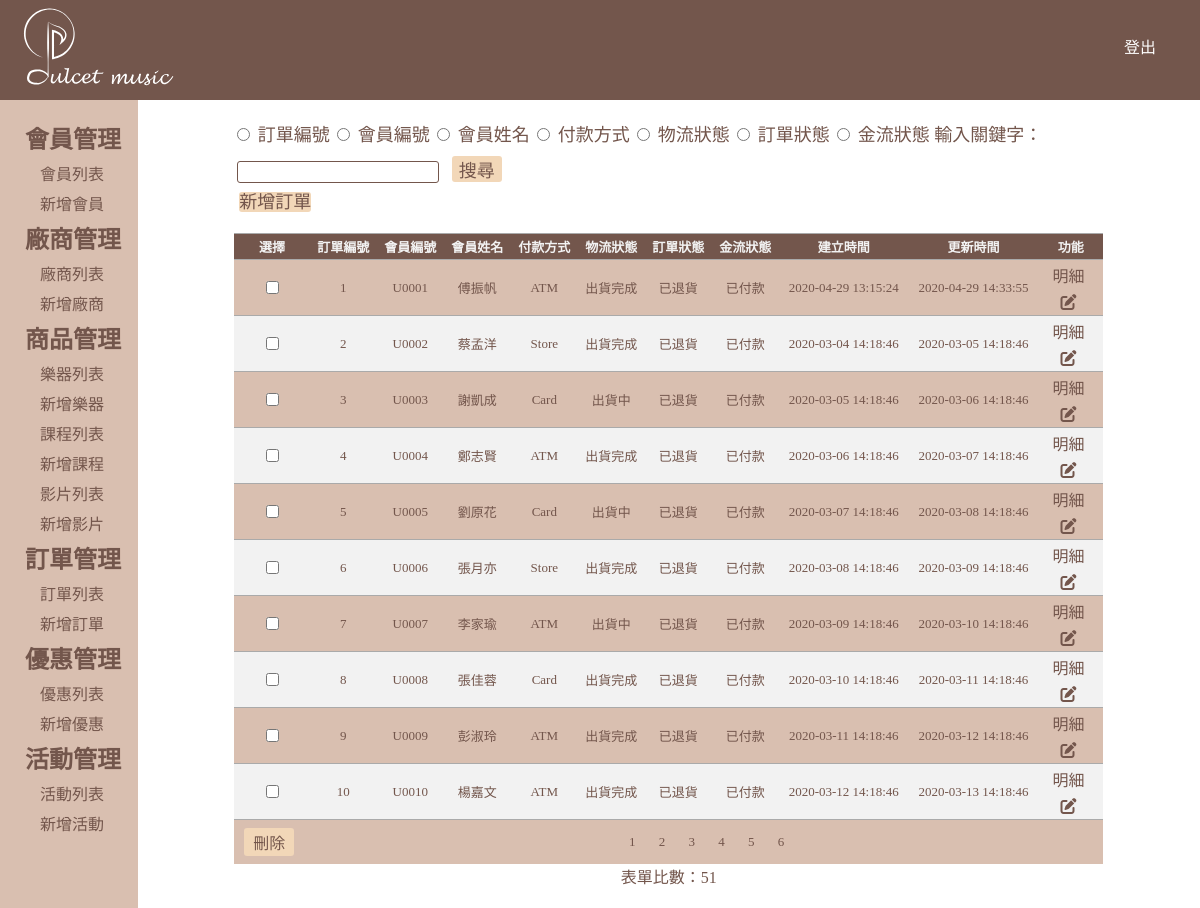
The page /order/admin.php (signed in) on the database its author committed.
### tables this page shows
CREATE TABLE `ordertable` (
  `orderid` int(5) NOT NULL COMMENT '訂單編號',
  `userID` varchar(10) DEFAULT NULL COMMENT '會員編號',
  `name` varchar(11) DEFAULT NULL COMMENT '會員姓名',
  `pay` enum('ATM','Card','Store') DEFAULT NULL COMMENT '付款方式',
  `logistics` enum('出貨完成','出貨中','尚未出貨','無') DEFAULT NULL COMMENT '物流狀態',
  `status` enum('已退貨','已成立','已取消') DEFAULT NULL COMMENT '訂單狀態',
  `cashflow` enum('已付款','未付款') DEFAULT NULL COMMENT '金流狀態',
  `amount` varchar(11) DEFAULT NULL COMMENT '總共金額',
  `create_at` datetime NOT NULL DEFAULT CURRENT_TIMESTAMP COMMENT '建立時間',
  `update_at` datetime NOT NULL DEFAULT CURRENT_TIMESTAMP ON UPDATE CURRENT_TIMESTAMP COMMENT '更新時間',
  `cancel_at` datetime DEFAULT NULL COMMENT '取消時間'
);

### order/admin.php (the view, shortened to what this page needs)
<?php
require_once('../checkSession.php');
require_once('../db.inc.php');
@$search=$_GET['search'];
$getID = isset($_GET['ID']) ? $_GET['ID'] : "";
$submitButton = isset($_GET['submitButton']) ? $_GET['submitButton'] : "";
$sql_where = "";
$sqlTotal1 = "SELECT count(1) FROM `ordertable`".$sql_where;
$total1 = $pdo->query($sqlTotal1)->fetch(PDO::FETCH_NUM)[0];
$numPerPage = 10;
$totalPages1 = ceil($total1/$numPerPage);
$page = isset($_GET['page']) ? (int)$_GET['page'] : 1;
$page = $page < 1 ? 1 : $page;
?>
<!DOCTYPE html>
<html>
<head>
<link rel="stylesheet"  type="text/css" href="../css/css-ALL.css">
        </head>
        <body>
            <header class="header">
        <figure>
            <img src="../css/logo_rectangle.svg" title="Logo"  style="height:100px">
        </figure>
        <a href="../logout.php?logout=1" style="margin:20px">登出</a>
            </header>
            <div class="wrap">
                <div class="left-wrap">
                    <?php require_once("./list.php"); ?>
                </div>
                <div class="right-wrap">
    <form class="title-form " method="get" enctype="multipart/form-data">
<div class="search-inner ">
            <div class="search-list">
        <input type="radio" id="orderid" name="search" value="orderid"
        <?php
                        $check = "checked='checked'";
                        if(isset($_GET["search"]) && $_GET["search"] === "orderid"){
                            echo $check;
                        }
                    ?>>
        <label for="orderid"> 訂單編號</label>
        <input type="radio" id="userID" name="search" value="userID"
        <?php
                        $check = "checked='checked'";
                        if(isset($_GET["search"]) && $_GET["search"] === "userID"){
                            echo $check;
                        }
                    ?>>
        <label for="userID"> 會員編號</label>
        <input type="radio" id="name" name="search" value="name"
        <?php
                        $check = "checked='checked'";
                        if(isset($_GET["search"]) && $_GET["search"] === "name"){
                            echo $check;
                        }
                    ?>>
        <label for="name"> 會員姓名</label>
        <input type="radio" id="pay" name="search" value="pay"
        <?php
                        $check = "checked='checked'";
                        if(isset($_GET["search"]) && $_GET["search"] === "pay"){
                            echo $check;
                        }
                    ?>>
        <label for="pay"> 付款方式</label>
        <input type="radio" id="logistics" name="search" value="logistics"
        <?php
                        $check = "checked='checked'";
                        if(isset($_GET["search"]) && $_GET["search"] === "logistics"){
                            echo $check;
                        }
                    ?>>
        <label for="logistics"> 物流狀態</label>
        <input type="radio" id="status" name="search" value="status"
        <?php
                        $check = "checked='checked'";
                        if(isset($_GET["search"]) && $_GET["search"] === "status"){
                            echo $check;
                        }
                    ?>>
        <label for="status"> 訂單狀態</label>
        <input type="radio" id="cashflow" name="search" value="cashflow"
        <?php
                        $check = "checked='checked'";
                        if(isset($_GET["search"]) && $_GET["search"] === "cashflow"){
                            echo $check;
                        }
                    ?>>
        <label for="cashflow"> 金流狀態</label>
        輸入關鍵字：
        <input class="inp-searchtxt"  type="text" name="ID" value="" />
        <input class="inp-searchbtn" type="submit" value="搜尋" name="submitButton" />
    </div>
    </div>
     <a class="inp-addbtn" href="./insertorder.php">新增訂單</a>
    </form>
    <form name="myForm " method="POST" action="deleteorders.php">
        <table class="table fontfamily">
            <thead>
                <tr>
                    <th class="border" style="white-space:nowrap">選擇</th>
                    <th class="border" style="white-space:nowrap">訂單編號</th>
                    <th class="border" style="white-space:nowrap">會員編號</th>
                    <th class="border" style="white-space:nowrap">會員姓名</th>
                    <th class="border" style="white-space:nowrap">付款方式</th>
                    <th class="border" style="white-space:nowrap">物流狀態</th>
                    <th class="border" style="white-space:nowrap">訂單狀態</th>
                    <th class="border" style="white-space:nowrap">金流狀態</th>
                    <th class="border" style="white-space:nowrap">建立時間</th>
                    <th class="border" style="white-space:nowrap">更新時間</th>
                    <th class="border" style="white-space:nowrap">功能</th>
                </tr>
            </thead>
            <tbody>
            <?php
            $sql = "SELECT `orderid`,`userID`,`name`,`pay`,
                `logistics`,`status`,`cashflow`,`create_at`,`update_at`
                FROM `ordertable`
                " . $sql_where . "
                ORDER BY `orderid` ASC
                LIMIT ?, ? ";
                $arrParam = [($page - 1) * $numPerPage, $numPerPage];
                $stmt = $pdo->prepare($sql);
                $stmt->execute($arrParam);
                if ($stmt->rowCount() > 0) {
                    $arr = $stmt->fetchAll(PDO::FETCH_ASSOC);
                    for ($i = 0; $i < count($arr); $i++) {
                ?>
                        <tr>
                            <td class="border check">
                                <input type="checkbox" name="chk[]" value="<?php echo $arr[$i]['orderid']; ?>" />
                            </td>
                            <td class="border check"><?php echo $arr[$i]['orderid']; ?></td>
                            <td class="border check"><?php echo $arr[$i]['userID']; ?></td>
                            <td class="border check"><?php echo $arr[$i]['name']; ?></td>
                            <td class="border check"><?php echo $arr[$i]['pay']; ?></td>
                            <td class="border check"><?php echo $arr[$i]['logistics']; ?></td>
                            <td class="border check"><?php echo $arr[$i]['status']; ?></td>
                            <td class="border check"><?php echo $arr[$i]['cashflow']; ?></td>
                            <td class="border check"><?php echo $arr[$i]['create_at']; ?></td>
                            <td class="border check"><?php echo $arr[$i]['update_at']; ?></td>
                            <td class="border">
                                <a class="inp-edit" href="./detail.php?detailId=<?php echo $arr[$i]['orderid']; ?>">明細</a>
                                <a class="inp-delete" href="./editorder.php?editorderId=<?php echo $arr[$i]['orderid']; ?>"><i class="fas fa-edit"></i></a>
                            </td>
                        </tr>
                    <?php
                    }
                } else {
                    ?>
                    <tr>
                        <td class="border" colspan="11">沒有資料</td>
                    </tr>
                <?php
                }
                ?>
                </tbody>
                <tfoot>
                <tr>
                    <td class="border">
                        <input class="inp-delete inp-delete2" type="submit" name="smb" value="刪除">
                    </td>
                    <td class="border text-align-center" colspan="10">
                    <?php
                        for($i = 1; $i <= $totalPages1; $i++){ ?>
                                <a class="tfoot-number"  href="?search=<?php echo $search;?>&ID=<?php echo $getID;?>&submitButton=<?php echo $submitButton;?>&page=<?= $i ?>"><?= $i ?></a>
                            <?php }
                        ?>
                    </td>
                </tr>
            </tfoot>
        </table>
    </form>
       <div class="text-align-center fontfamily">
        表單比數：<?php echo $total1; ?>
       </div>
</body>
</html>

### css/css-ALL.css (style rules this page uses)
:root { --mainFont-family: 微軟正黑體; --color01: #F2D7B8; --color02: #73564C; --color03: #BF8F73; --color04: #D9BFB0; --color05: #f2f2f2; --font-medium: medium; }
* { padding: 0; margin: 0; box-sizing: border-box; }
a { text-decoration: none; }
.header { width: 100%; height: 100px; line-height: 55px; background-color: var(--color02); display: flex; justify-content: space-between; }
.header a { display: block; width: 80px; text-align: center; padding: 0 20px; color:#fff; font-size: var(--font-medium); font-family: var(--mainFont-family); }
.wrap { width: 100%; display:flex; align-items: stretch; }
.left-wrap { width: 13%; min-height: 100vh; background-color: var(--color04); padding-top: 20px; }
.right-wrap { width: 100%; height: 100%; padding: 20px; }
.right-wrap .table { width:85%; margin: 0 auto; border-collapse: collapse; font-family: var(--mainFont-family); }
.right-wrap .border { border-top: 1px solid var(--color02); padding: 3px 5px; }
.right-wrap .check { text-align: center; }
.title-form { width: 85%; margin: 0 auto; margin-bottom: 20px; font-family: var(--mainFont-family); font-size: large; color:var(--color02); }
.title-form .inp-searchtxt { height: 22px; border: 1px solid var(--color02); border-radius: 3px; margin-right: 3px; }
.title-form input { font-family: var(--mainFont-family); font-size: var(--font-medium); margin: 3px; }
.title-form .inp-searchbtn , .inp-addbtn { width: 50px; border: 0; font-size: var(--font-size); color: var(--color02); background-color: var(--color01); font-family: var(--mainFont-family); border-radius: 3px; margin:10px 10px 5px 5px; }
.table thead { background: var(--color02); color: var(--color05); font-size: large; }
.table > tbody > tr:nth-child(odd) { background: var(--color04); color: var(--color02); }
.table > tbody > tr:nth-child(even) { background: var(--color05); color: var(--color02); }
.table .border { border: 0; border-top:1px #AAAAAA solid; padding: 3px 5px; font-size: small; }
.right-wrap .inp-delete { display: block; text-align: center; padding: 2px 0; width: 50px; border: 0; font-size: var(--font-medium); color: var(--color02); border-radius: 3px; }
.right-wrap .inp-edit { display: block; width: 50px; border: 0; color: var(--color02); font-family: var(--mainFont-family); font-size: 16px; border-radius: 3px; text-align: center; margin-bottom: 5px; }
.inp-delete2, .addBtn { display: block; padding: 2px 0; margin: 5px; width: 87px; border: 0; text-align: center; font-size: var(--font-medium); color: var(--color02); background: var(--color01); font-family: var(--mainFont-family); border-radius: 3px; }
tfoot > tr { background: var(--color04); }
.tfoot-number { color: var(--color02); margin:10px; }
.text-align-center { text-align:center; }
.fontfamily { font-family: var(--mainFont-family); color:var(--color02); }

### rows shown on the page
ordertable: orderid "1", userID "U0001", name "傅振帆", pay "ATM", logistics "出貨完成", status "已退貨", cashflow "已付款", create_at "2020-04-29 13:15:24", update_at "2020-04-29 14:33:55"
ordertable: orderid "2", userID "U0002", name "蔡孟洋", pay "Store", logistics "出貨完成", status "已退貨", cashflow "已付款", create_at "2020-03-04 14:18:46", update_at "2020-03-05 14:18:46"
ordertable: orderid "3", userID "U0003", name "謝凱成", pay "Card", logistics "出貨中", status "已退貨", cashflow "已付款", create_at "2020-03-05 14:18:46", update_at "2020-03-06 14:18:46"
ordertable: orderid "4", userID "U0004", name "鄭志賢", pay "ATM", logistics "出貨完成", status "已退貨", cashflow "已付款", create_at "2020-03-06 14:18:46", update_at "2020-03-07 14:18:46"
ordertable: orderid "5", userID "U0005", name "劉原花", pay "Card", logistics "出貨中", status "已退貨", cashflow "已付款", create_at "2020-03-07 14:18:46", update_at "2020-03-08 14:18:46"
ordertable: orderid "6", userID "U0006", name "張月亦", pay "Store", logistics "出貨完成", status "已退貨", cashflow "已付款", create_at "2020-03-08 14:18:46", update_at "2020-03-09 14:18:46"
ordertable: orderid "7", userID "U0007", name "李家瑜", pay "ATM", logistics "出貨中", status "已退貨", cashflow "已付款", create_at "2020-03-09 14:18:46", update_at "2020-03-10 14:18:46"
ordertable: orderid "8", userID "U0008", name "張佳蓉", pay "Card", logistics "出貨完成", status "已退貨", cashflow "已付款", create_at "2020-03-10 14:18:46", update_at "2020-03-11 14:18:46"
ordertable: orderid "9", userID "U0009", name "彭淑玲", pay "ATM", logistics "出貨完成", status "已退貨", cashflow "已付款", create_at "2020-03-11 14:18:46", update_at "2020-03-12 14:18:46"
ordertable: orderid "10", userID "U0010", name "楊嘉文", pay "ATM", logistics "出貨完成", status "已退貨", cashflow "已付款", create_at "2020-03-12 14:18:46", update_at "2020-03-13 14:18:46"

### other values the page prints
$total1 "51"
